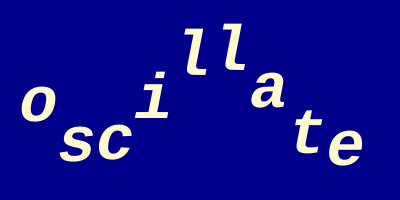
Frame 1 (no input)
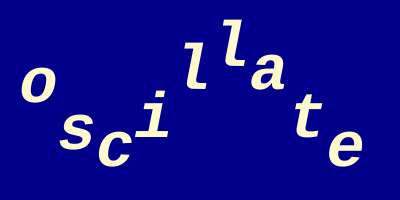
Frame 60 (no input)
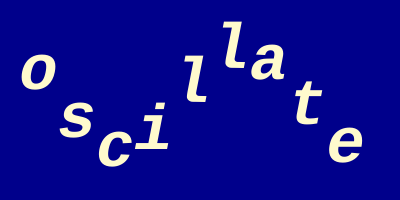
Frame 120 (the mouse pressed at the canvas centre since frame 60)

The p5.js sketch that drew these frames (run headless with seeded random() and noise() and a simulated clock; from frame 60 on, the mouse is pressed at the canvas centre):

// p5.js sketch
// ── sketch.js
let word = "oscillate"; // the word to animate

function setup() {
  createCanvas(400, 200);

  // set up text appearance
  textStyle(BOLDITALIC);
  textFont("Courier New");
  textSize(64);
  textAlign(CENTER, CENTER);
  fill("lemonchiffon");

  // get total width of the word in pixels
  wordWidth = textWidth(word);
}

function draw() {
  background("darkblue");

  // create a loop that goes through each letter and...
  for (i = 0; i < word.length; i++) {
    // ...measures width of current letter
    let letterWidth = textWidth(word[i]);

    // ...assigns vertical position to the letter using a sine wave
    // adds index offset for staggered animation
    let y = sin(frameCount * 0.1 + i);

    // maps sine value (-1...1) to vertical range (50...150)
    y = map(y, -1, 1, 50, height - 50);

    // move to the right for next letter
    translate(letterWidth, 0);
    // draw letter at updated vertical position
    text(word[i], 0, y);
  }
}
